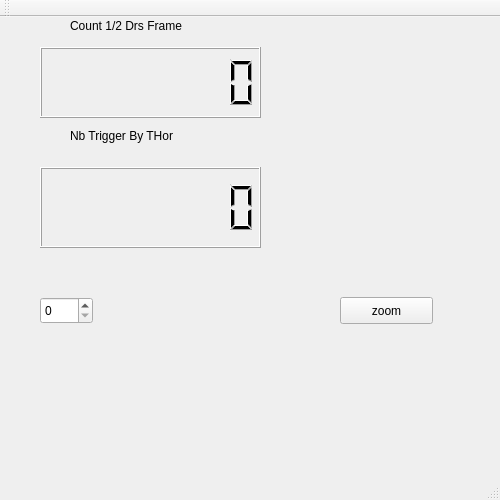
<?xml version="1.0" encoding="UTF-8"?>
<ui version="4.0">
 <class>MainWindow</class>
 <widget class="QMainWindow" name="MainWindow">
  <property name="geometry">
   <rect>
    <x>0</x>
    <y>0</y>
    <width>500</width>
    <height>500</height>
   </rect>
  </property>
  <property name="minimumSize">
   <size>
    <width>0</width>
    <height>100</height>
   </size>
  </property>
  <property name="maximumSize">
   <size>
    <width>500</width>
    <height>500</height>
   </size>
  </property>
  <property name="windowTitle">
   <string>MainWindow</string>
  </property>
  <widget class="QWidget" name="centralWidget">
   <property name="maximumSize">
    <size>
     <width>1000</width>
     <height>1000</height>
    </size>
   </property>
   <widget class="QLCDNumber" name="CptTrame">
    <property name="geometry">
     <rect>
      <x>40</x>
      <y>30</y>
      <width>221</width>
      <height>71</height>
     </rect>
    </property>
    <property name="digitCount">
     <number>8</number>
    </property>
   </widget>
   <widget class="QLCDNumber" name="TriggerThor">
    <property name="geometry">
     <rect>
      <x>40</x>
      <y>150</y>
      <width>221</width>
      <height>81</height>
     </rect>
    </property>
    <property name="maximumSize">
     <size>
      <width>499</width>
      <height>500</height>
     </size>
    </property>
    <property name="digitCount">
     <number>8</number>
    </property>
   </widget>
   <widget class="QSpinBox" name="Channel">
    <property name="geometry">
     <rect>
      <x>40</x>
      <y>280</y>
      <width>53</width>
      <height>27</height>
     </rect>
    </property>
   </widget>
   <widget class="QPushButton" name="Zoom">
    <property name="geometry">
     <rect>
      <x>340</x>
      <y>280</y>
      <width>93</width>
      <height>27</height>
     </rect>
    </property>
    <property name="text">
     <string>zoom</string>
    </property>
   </widget>
   <widget class="QLabel" name="label">
    <property name="geometry">
     <rect>
      <x>70</x>
      <y>110</y>
      <width>151</width>
      <height>18</height>
     </rect>
    </property>
    <property name="text">
     <string>Nb Trigger By THor</string>
    </property>
   </widget>
   <widget class="QLabel" name="label_2">
    <property name="geometry">
     <rect>
      <x>70</x>
      <y>0</y>
      <width>161</width>
      <height>18</height>
     </rect>
    </property>
    <property name="text">
     <string>Count 1/2 Drs Frame</string>
    </property>
   </widget>
  </widget>
  <widget class="QMenuBar" name="menuBar">
   <property name="geometry">
    <rect>
     <x>0</x>
     <y>0</y>
     <width>500</width>
     <height>23</height>
    </rect>
   </property>
  </widget>
  <widget class="QToolBar" name="mainToolBar">
   <attribute name="toolBarArea">
    <enum>TopToolBarArea</enum>
   </attribute>
   <attribute name="toolBarBreak">
    <bool>false</bool>
   </attribute>
  </widget>
  <widget class="QStatusBar" name="statusBar"/>
 </widget>
 <layoutdefault spacing="6" margin="11"/>
 <resources/>
 <connections/>
</ui>
